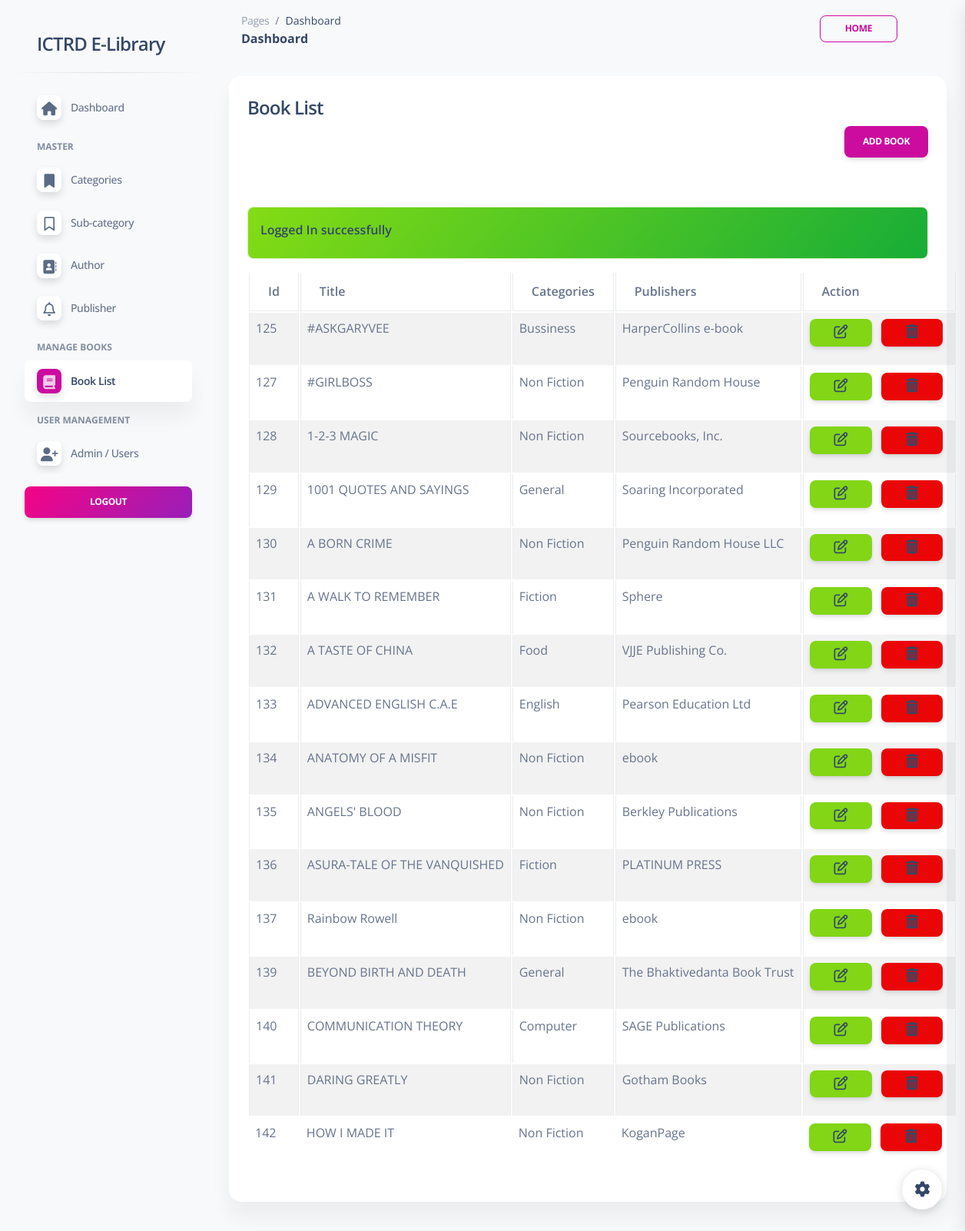
The app's page /admin/books.php (signed in), older data.
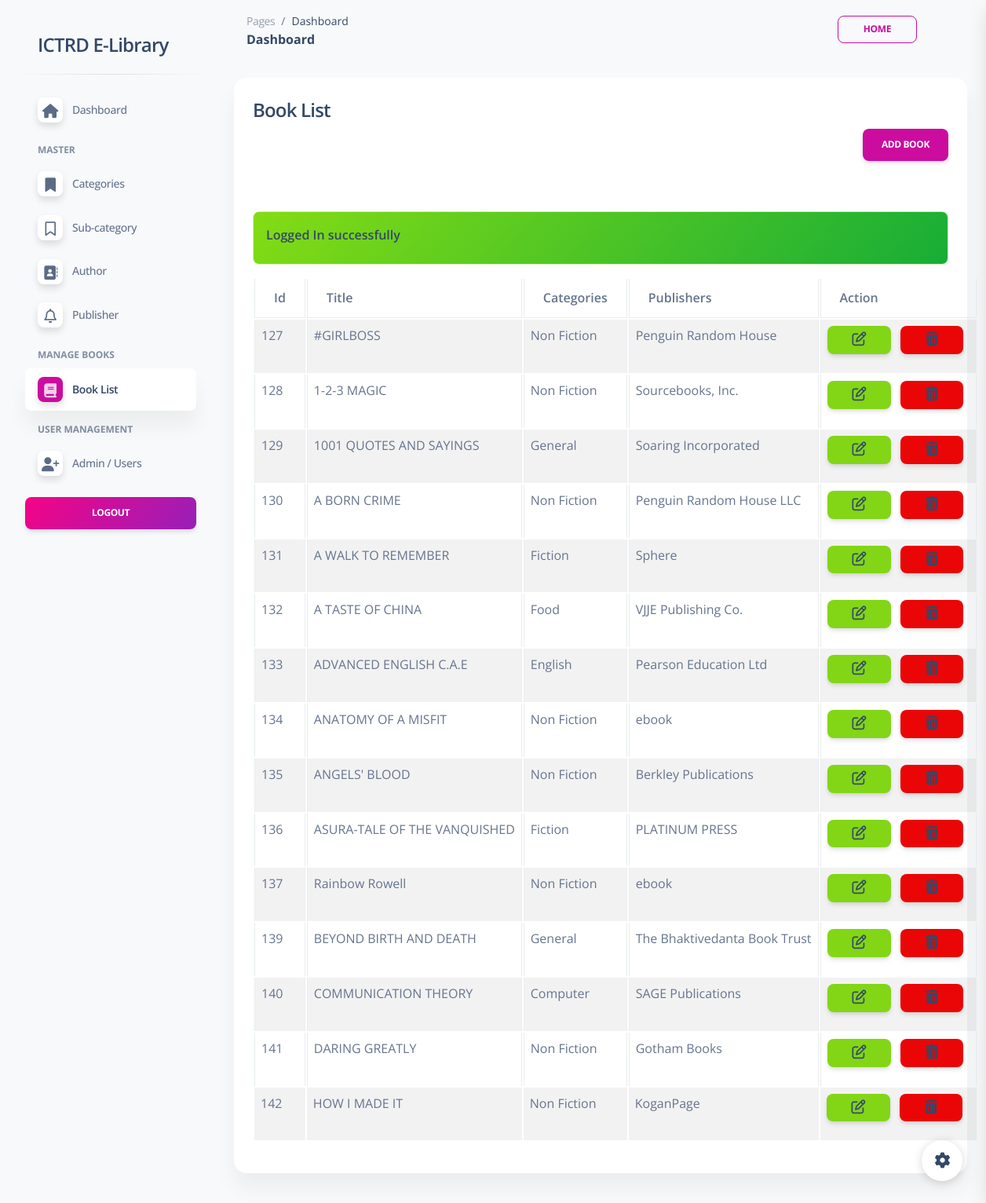
The same page, newer data.
### tables this page shows
CREATE TABLE `books` (
  `id` int(11) UNSIGNED NOT NULL,
  `categories` int(11) DEFAULT NULL,
  `subcategories` int(11) DEFAULT NULL,
  `title` varchar(100) NOT NULL,
  `publishers` int(11) NOT NULL,
  `coverImage` varchar(1000) NOT NULL,
  `ebookUpload` varbinary(100) NOT NULL,
  `description` varchar(1000) NOT NULL,
  `status` tinyint(1) NOT NULL DEFAULT 0 COMMENT '0=visible,1=hidden'
);

CREATE TABLE `categories` (
  `id` int(11) NOT NULL,
  `categoryname` varchar(255) DEFAULT NULL,
  `description` varchar(225) DEFAULT NULL
);

CREATE TABLE `publisher` (
  `id` int(225) UNSIGNED NOT NULL,
  `name` varchar(100) NOT NULL
);

### admin/books.php (the view)
<?php include('includes/header.php')  ?>
<div class="row">
    <div class="col-md-12">
        <div class="card">
            <div class="card-header">
                <h4>Book List</h4>
                <a href="books-create.php" class="btn btn-primary float-end" >Add Book</a>
            </div>
            <div class="card-body">
            <?= alertMessage(); ?>
                 <table id="tableID"  class="table table-bordered table-striped">
                    <thead>
                       <tr>
                           <th>Id</th>
                           <th>Title</th>
                           <th>Categories</th>
                           <th>Publishers</th>
                           <th>Action</th>
                       </tr>
                    </thead>
                    <tbody>
                    <?php
                        $books = getAll('books');
                        if(mysqli_num_rows($books)>0)
                        {
                              foreach($books as $booksItem){
                                $categoryId =$booksItem['categories'];
                                $query_category = "SELECT * FROM categories where id='$categoryId'";
                                $result_category = mysqli_query($conn, $query_category);
                                $publisherId =$booksItem['publishers'];
                                $query_publisher = "SELECT * FROM publisher where id='$publisherId'";
                                $result_publisher = mysqli_query($conn, $query_publisher);
                     ?>
                            <tr>
                              <td><?= $booksItem['id']; ?></td>
                              <td><?= $booksItem['title']; ?></td>
                              <td>
                              <?php foreach($result_category as $category_row){echo $category_row['categoryname'];} ?>
                              </td>
                              <td>
                                <?php foreach($result_publisher as $publisher_row){echo $publisher_row['name'];} ?>
                            </td>
                              <td>
                                <a href="books-edit.php?id=<?= $booksItem['id']; ?>" class="btn btn-success btn-sm"><i class="fa fa-edit text-dark text-lg"></i></a>
                                <a href="books-delete.php?id=<?= $booksItem['id']; ?>"
                                class="btn btn-danger btn-sm mx-2"
                                onclick="return confirm('Are you sure you want to delete this data')"
                                >
                                <i class="fa fa-trash text-dark text-lg"></i>
                            </a>
                              </td>
                            </tr>
                                <?php
                              }
                        }
                        else
                        {
                            ?>
                             <tr>
                                <td colspan="8">No record Found</td>
                             </tr>
                            <?php
                        }
                        ?>
                    </tbody>
                 </table>
            </div>
        </div>
    </div>
</div>
<?php include('includes/footer.php')  ?>

### admin/includes/header.php (shortened to what this page needs)
<?php
  require '../config/function.php';
?>
<!DOCTYPE html>
<html lang="en">
<head>
  <link href="assets/css/nucleo-icons.css" rel="stylesheet" />
  <link href="assets/css/nucleo-svg.css" rel="stylesheet" />
  <link href="assets/css/nucleo-svg.css" rel="stylesheet" />
  <link id="pagestyle" href="assets/css/soft-ui-dashboard.css?v=1.0.7" rel="stylesheet" />
  <link rel="stylesheet" href="https://cdnjs.cloudflare.com/ajax/libs/chosen/1.8.7/chosen.css"
integrity="sha512-0nkKORjFgcyxv3HbE4rzFUlENUMNqic/EzDIeYCgsKa/nwqr2B91Vu/tNAu4Q0cBuG4Xe/D1f/freEci/7GDRA=="
crossorigin="anonymous" />
<link href="https://cdn.jsdelivr.net/npm/summernote@0.8.18/dist/summernote.min.css" rel="stylesheet">
<link href="https://cdn.jsdelivr.net/npm/summernote@0.8.18/dist/summernote-lite.min.css" rel="stylesheet">
<link rel="stylesheet" href="https://cdn.datatables.net/1.13.4/css/dataTables.bootstrap5.min.css" />
    <link href="https://cdn.jsdelivr.net/npm/select2@4.1.0-rc.0/dist/css/select2.min.css" rel="stylesheet" />
</head>
<body class="g-sidenav-show  bg-gray-100">
      <?php include('sidebar.php') ?>
         <main class="main-content position-relative max-height-vh-100 h-100 border-radius-lg ">
           <?php include('navbar.php') ?>
             <div class="container-fluid py-4">

### admin/includes/sidebar.php
<?php
$pageName = substr($_SERVER['SCRIPT_NAME'], strrpos($_SERVER['SCRIPT_NAME'], "/") +1);
?>
<aside class="sidenav navbar navbar-vertical navbar-expand-xs border-0 border-radius-xl my-3 fixed-start ms-3" id="sidenav-main">
    <div class="sidenav-header">
      <a class="navbar-brand m-0" href="index.php" >
        <h4>ICTRD E-Library</h4>
      </a>
    </div>
    <hr class="horizontal dark mt-0">
    <div class="collapse navbar-collapse  w-auto " id="sidenav-collapse-main">
      <ul class="navbar-nav">
        <li class="nav-item">
          <a class="nav-link
          <?= $pageName == 'index.php' ? 'active': ''; ?>
          " href="index.php">
            <div class="icon icon-shape icon-sm shadow border-radius-md bg-white text-center me-2 d-flex align-items-center justify-content-center">
             <i class="fa fa-home <?= $pageName == 'index.php' ? 'text-white': 'text-dark'; ?> text-lg"></i>
            </div>
            <span class="nav-link-text ms-1">Dashboard</span>
          </a>
        </li>
        <li class="nav-item mt-3">
          <h6 class="ps-4 ms-2 text-uppercase text-xs font-weight-bolder opacity-6">Master</h6>
        </li>
        <li class="nav-item">
          <a class="nav-link
          <?= $pageName == 'categories.php' ? 'active': ''; ?>
          <?= $pageName == 'categories-create.php' ? 'active': ''; ?>
          <?= $pageName == 'categories-edit.php' ? 'active': ''; ?>
          <?= $pageName == 'categories-delete.php' ? 'active': ''; ?>
          " href="categories.php">
            <div class="icon icon-shape icon-sm shadow border-radius-md bg-white text-center me-2 d-flex align-items-center justify-content-center">
            <i class="fa fa-bookmark <?= $pageName == 'categories.php' ? 'text-white': 'text-dark'; ?> text-lg"></i>
            </div>
            <span class="nav-link-text ms-1">Categories</span>
          </a>
        </li>
        <li class="nav-item">
          <a class="nav-link
          <?= $pageName == 'sub-categories.php' ? 'active': ''; ?>
          <?= $pageName == 'subcategories-create.php' ? 'active': ''; ?>
          <?= $pageName == 'subcategories-delete.php' ? 'active': ''; ?>
          <?= $pageName == 'subcategories-edit.php' ? 'active': ''; ?>
          " href="sub-categories.php">
            <div class="icon icon-shape icon-sm shadow border-radius-md bg-white text-center me-2 d-flex align-items-center justify-content-center">
            <i class="fa fa-bookmark-o <?= $pageName == 'sub-categories.php' ? 'text-white': 'text-dark'; ?> text-lg"></i>
            </div>
            <span class="nav-link-text ms-1">Sub-category</span>
          </a>
        </li>
        <li class="nav-item">
          <a class="nav-link
          <?= $pageName == 'author.php' ? 'active': ''; ?>
          <?= $pageName == 'author-edit.php' ? 'active': ''; ?>
          <?= $pageName == 'author-create.php' ? 'active': ''; ?>
          <?= $pageName == 'author-delete.php' ? 'active': ''; ?>
          " href="author.php">
            <div class="icon icon-shape icon-sm shadow border-radius-md bg-white text-center me-2 d-flex align-items-center justify-content-center">
            <i class="fa fa-address-book <?= $pageName == 'author.php' ? 'text-white': 'text-dark'; ?> text-lg"></i>
            </div>
            <span class="nav-link-text ms-1">Author</span>
          </a>
        </li>
        <li class="nav-item">
          <a class="nav-link
          <?= $pageName == 'publisher.php' ? 'active': ''; ?>
          <?= $pageName == 'publisher-create.php' ? 'active': ''; ?>
          <?= $pageName == 'publisher-edit.php' ? 'active': ''; ?>
          <?= $pageName == 'publisher-delete.php' ? 'active': ''; ?>
          " href="publisher.php">
            <div class="icon icon-shape icon-sm shadow border-radius-md bg-white text-center me-2 d-flex align-items-center justify-content-center">
            <i class="fa fa-bell-o <?= $pageName == 'publisher.php' ? 'text-white': 'text-dark'; ?> text-lg"></i>
            </div>
            <span class="nav-link-text ms-1">Publisher</span>
          </a>
        </li>
        <li class="nav-item mt-3">
          <h6 class="ps-4 ms-2 text-uppercase text-xs font-weight-bolder opacity-6">Manage Books</h6>
        </li>
        <li class="nav-item">
          <a class="nav-link
          <?= $pageName == 'books.php' ? 'active': ''; ?>
          <?= $pageName == 'books-create.php' ? 'active': ''; ?>
          <?= $pageName == 'books-edit.php' ? 'active': ''; ?>
          <?= $pageName == 'books-delete.php' ? 'active': ''; ?>
          " href="books.php">
            <div class="icon icon-shape icon-sm shadow border-radius-md bg-white text-center me-2 d-flex align-items-center justify-content-center">
              <i class="fa fa-book <?= $pageName == 'books.php' ? 'text-white': 'text-dark'; ?> text-lg"></i>
            </div>
            <span class="nav-link-text ms-1">Book List</span>
          </a>
        </li>
        <li class="nav-item mt-3">
          <h6 class="ps-4 ms-2 text-uppercase text-xs font-weight-bolder opacity-6">User Management</h6>
        </li>
        <li class="nav-item">
          <a class="nav-link
          <?= $pageName == 'users.php' ? 'active': ''; ?>
          <?= $pageName == 'users-create.php' ? 'active': ''; ?>
          <?= $pageName == 'users-edit.php' ? 'active': ''; ?>
          <?= $pageName == 'users-delete.php' ? 'active': ''; ?>
          " href="users.php">
            <div class="icon icon-shape icon-sm shadow border-radius-md bg-white text-center me-2 d-flex align-items-center justify-content-center">
            <i class="fa fa-user-plus <?= $pageName == 'users.php' ? 'text-white': 'text-dark'; ?> text-lg"></i>
            </div>
            <span class="nav-link-text ms-1">Admin / Users</span>
          </a>
        </li>
      </ul>
    </div>
    <div class="sidenav-footer mx-3 ">
      <a class="btn bg-gradient-primary mt-3 w-100" href="logout.php">Logout</a>
    </div>
  </aside>

### admin/includes/navbar.php (shortened to what this page needs)
<nav class="navbar navbar-main navbar-expand-lg px-0 mx-4 shadow-none border-radius-xl" id="navbarBlur" navbar-scroll="true">
     <div class="container-fluid py-1 px-3">
       <nav aria-label="breadcrumb">
         <ol class="breadcrumb bg-transparent mb-0 pb-0 pt-1 px-0 me-sm-6 me-5">
           <li class="breadcrumb-item text-sm"><a class="opacity-5 text-dark" href="javascript:;">Pages</a></li>
           <li class="breadcrumb-item text-sm text-dark active" aria-current="page">Dashboard</li>
         </ol>
         <h6 class="font-weight-bolder mb-0">Dashboard</h6>
       </nav>
       <div class="collapse navbar-collapse mt-sm-0 mt-2 me-md-0 me-sm-4" id="navbar">
         <ul class="navbar-nav  justify-content-end">
           <li class="nav-item d-flex align-items-center">
             <a class="btn btn-outline-primary btn-sm mb-0 me-3" target="_blank" href="">Home</a>
           </li>
           <li class="nav-item px-3 d-flex align-items-center">
           </li>
         </ul>
       </div>
     </div>
   </nav>

### config/function.php (shortened to what this page needs)
<?php
require 'dbcon.php';
function validate($inputData){
    global $conn;
    $validateData= mysqli_real_escape_string($conn, $inputData);
    return trim($validateData);
}
function alertMessage()
{
    if(isset($_SESSION['status']))
    {
        echo '<div class="alert alert-success">
        <h6>' .$_SESSION['status'].'</h6>
        </div>';
    }
}
function getAll($tableName)
{
    global $conn;
    $table = validate($tableName);
    $query = "SELECT * FROM $table";
    $result = mysqli_query($conn, $query);
    return $result;
}
?>

### admin/includes/footer.php (shortened to what this page needs)
<footer class="footer pt-3  ">
      </footer>
      </div>
  </main>
  <div class="fixed-plugin">
    <a class="fixed-plugin-button text-dark position-fixed px-3 py-2">
      <i class="fa fa-cog py-2"> </i>
    </a>
  </div>
</body>
</body>
</html>

### admin/assets/css/nucleo-svg.css (style rules this page uses)
.icon { display: inline-block; color: #111111; height: 1em; width: 1em; }
.icon-sm { height: 0.8em; width: 0.8em; }
.icon { fill: currentColor; stroke: none; }

Row changes from the older to the newer data that the page shows:
removed books: id "125", title "#ASKGARYVEE"
no longer on this page (row unchanged): categories: categoryname "Bussiness", shown under "125"
no longer on this page (row unchanged): publisher: name "HarperCollins e-book", shown under "125"
